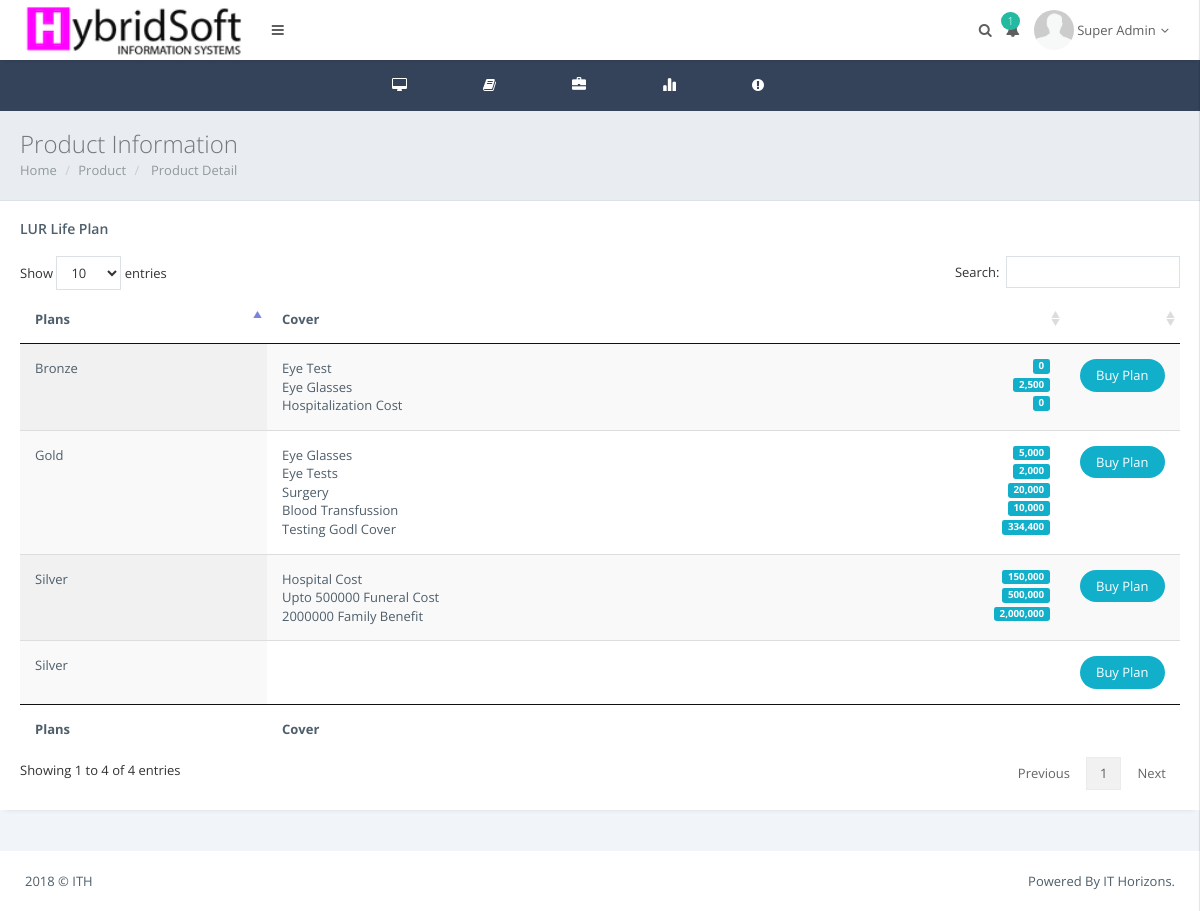
The page /customer/manageProd.php?id=1&prod=1 (signed in) on the database its author committed.
### tables this page shows
CREATE TABLE `users` (
  `user_id` int(10) NOT NULL,
  `username` varchar(50) NOT NULL,
  `rc` varchar(12) NOT NULL,
  `telephone` varchar(12) NOT NULL,
  `email` varchar(50) NOT NULL,
  `address` text NOT NULL,
  `city` varchar(50) NOT NULL,
  `state` varchar(50) NOT NULL,
  `dob` date NOT NULL,
  `lastname` varchar(50) NOT NULL,
  `firstname` varchar(50) NOT NULL,
  `middlename` varchar(50) NOT NULL,
  `password` varchar(255) NOT NULL,
  `role_id` int(11) NOT NULL,
  `nfname` varchar(200) NOT NULL,
  `nlname` varchar(200) NOT NULL,
  `nphone` varchar(200) NOT NULL,
  `nemail` varchar(200) NOT NULL,
  `naddress` text NOT NULL,
  `created` date NOT NULL,
  `createdby` int(11) NOT NULL
);

CREATE TABLE `product_setup` (
  `product_id` int(10) NOT NULL,
  `product_name` varchar(50) NOT NULL,
  `description` text NOT NULL,
  `insurance_id` int(10) NOT NULL,
  `status` enum('Active','Inactive') NOT NULL,
  `start_date` date NOT NULL,
  `end_date` date NOT NULL,
  `sup_doc` varbinary(50) NOT NULL,
  `category` varchar(100) NOT NULL,
  `type` varchar(11) NOT NULL,
  `type_id` int(11) NOT NULL
);

CREATE TABLE `plan_setup` (
  `plan_id` int(10) NOT NULL,
  `name` varchar(100) NOT NULL,
  `premium` int(50) NOT NULL,
  `product_id` int(10) NOT NULL,
  `discounts` int(50) NOT NULL,
  `sum_assured` int(50) NOT NULL,
  `expenses` int(50) NOT NULL,
  `commission` int(11) NOT NULL,
  `created` date NOT NULL
);

CREATE TABLE `cover` (
  `cover_id` int(11) NOT NULL,
  `plan_id` int(11) NOT NULL,
  `product_id` int(11) NOT NULL,
  `cover` varchar(400) NOT NULL,
  `amount` int(11) NOT NULL,
  `created` date NOT NULL
);

### customer/index.php (called while the page is built, shortened)
<?php
include_once "../db.php";
if (isset($_SESSION["id"])){
    $user_id = $_SESSION["id"];
    $userQuery = "SELECT * FROM users WHERE user_id = '$user_id'";
    $result = mysqli_query($con, $userQuery);
    $user = mysqli_fetch_assoc($result);
    $name=$user['firstname']." ".$user['lastname'];
}else{
    header('Location:../index.php');
}
?>

### customer/manageProd.php (the view, shortened to what this page needs)
<!DOCTYPE html>
<html>
    <head>
        <link href="../res/plugins/pace-master/themes/blue/pace-theme-flash.css" rel="stylesheet"/>
        <link href="../res/plugins/uniform/css/uniform.default.min.css" rel="stylesheet"/>
        <link href="../res/plugins/bootstrap/css/bootstrap.min.css" rel="stylesheet" type="text/css"/>
        <link href="../res/plugins/fontawesome/css/font-awesome.css" rel="stylesheet" type="text/css"/>
        <link href="../res/plugins/line-icons/simple-line-icons.css" rel="stylesheet" type="text/css"/>
        <link href="../res/plugins/offcanvasmenueffects/css/menu_cornerbox.css" rel="stylesheet" type="text/css"/>
        <link href="../res/plugins/waves/waves.min.css" rel="stylesheet" type="text/css"/>
        <link href="../res/plugins/switchery/switchery.min.css" rel="stylesheet" type="text/css"/>
        <link href="../res/plugins/3d-bold-navigation/css/style.css" rel="stylesheet" type="text/css"/>
        <link href="../res/plugins/slidepushmenus/css/component.css" rel="stylesheet" type="text/css"/>
        <link href="../res/plugins/datatables/css/jquery.datatables.min.css" rel="stylesheet" type="text/css"/>
        <link href="../res/plugins/datatables/css/jquery.datatables_themeroller.css" rel="stylesheet" type="text/css"/>
        <link href="../res/plugins/x-editable/bootstrap3-editable/css/bootstrap-editable.css" rel="stylesheet" type="text/css">
        <link href="../res/plugins/bootstrap-datepicker/css/datepicker3.css" rel="stylesheet" type="text/css"/>
        <link href="../res/css/modern.css" rel="stylesheet" type="text/css"/>
        <link href="../res/css/themes/white.css" class="theme-color" rel="stylesheet" type="text/css"/>
        <link href="../res/css/custom.css" rel="stylesheet" type="text/css"/>
    </head>
    <?php
    include 'nav.php';
    $prd=$_GET['prod'];
    $pp= $con->query("SELECT insurance_id FROM product_setup WHERE product_id='$prd'  ");
    $rr=$pp->fetch_array();
    $ins=$rr['insurance_id'];
    ?>
<div class="page-inner">
    <div class="page-title">
        <h3>Product Information</h3>
        <div class="page-breadcrumb">
            <ol class="breadcrumb">
                <li><a href="home.php">Home</a></li>
                <li><a href="product.php?id=<?php echo $ins; ?>">Product</a></li>
                <li><a href="#"> Product Detail</a></li>
            </ol>
        </div>
    </div>
    <div class="row">
        <div class="col-md-12">
            <div class="panel panel-white">
                <div class="panel-heading clearfix">
                    <?php
                    $insu=$con->query("SELECT * FROM product_setup WHERE product_id='$prd'  ");
                    $row=$insu->fetch_array();
                    ?>
                    <h2 class="panel-title center"> <?php echo $row['product_name']; ?></h2>
                </div>
                <div class="panel-body">
                   <div class="table-responsive">
                    <table id="example" class="display table" style="width: 100%; cellspacing: 0;">
                        <thead>
                            <tr>
                                <th>Plans</th>
                                <th>Cover</th>
                                <th width="5%"></th>
                            </tr>
                        </thead>
                        <tfoot>
                            <tr>
                                <th>Plans</th>
                                <th>Cover</th>
                                <th></th>
                            </tr>
                        </tfoot>
                        <tbody>
                            <?php
                                $co=$con->query("SELECT * FROM plan_setup WHERE product_id='$prd'");
                                while($rw=$co->fetch_array()){
                                    $plan=$rw['plan_id'];
                                ?>
                            <tr>
                                <td><?php echo $rw['name']; ?></td>
                                <td>
                                    <?php
                                    $cv=$con->query("SELECT * FROM cover WHERE plan_id='$plan'");
                                    while($rx=$cv->fetch_array()){
                                        $cov=$rx['cover'];
                                        $amt= number_format($rx['amount']);
                                        echo"<span class='pull-left'>$cov</span><span class='pull-right label label-info'>$amt</span><br>";
                                    }
                                    ?>
                                </td>
                                <td>
                                    <a class="btn btn-info btn-rounded" href="policy2.php?id=<?php echo $ins; ?>&prd=<?php echo $prd; ?>&pln=<?php echo $plan; ?>">Buy Plan</a>
                                </td>
                            </tr>
                            <?php } ?>
                        </tbody>
                       </table>
                    </div>
                </div>
            </div>
        </div>
    </div>
</div>
                 <div class="page-footer">
                    <p class="no-s">2018 &copy; ITH <span class="pull-right">Powered By IT Horizons.</span></p>
                </div>
        </main>
    </body>
</html>

### customer/nav.php (shortened to what this page needs)
<?php
include_once "index.php";?>
    <body class="page-header-fixed page-horizontal-bar">
        <main class="page-content content-wrap">
            <div class="navbar">
                <div class="navbar-inner">
                    <div class="logo-box" style="background: #fff;">
                        <a href="home.php" class="logo-text">
                            <span>
                                <img src="../assets/images/logo2.png" height="54" alt=""/>
                            </span></a>
                    </div>
                    <div class="topmenu-outer">
                        <div class="top-menu">
                            <ul class="nav navbar-nav navbar-left">
                                <li>
                                    <a href="javascript:void(0);" class="waves-effect waves-button waves-classic sidebar-toggle"><i class="fa fa-bars"></i></a>
                                </li>
                            </ul>
                            <ul class="nav navbar-nav navbar-right">
                                <li>
                                    <a href="javascript:void(0);" class="waves-effect waves-button waves-classic show-search"><i class="fa fa-search"></i></a>
                                </li>
                                <li class="dropdown">
                                    <a href="#" class="dropdown-toggle waves-effect waves-button waves-classic" data-toggle="dropdown"><i class="fa fa-bell"></i><span class="badge badge-success pull-right">1</span></a>
                                </li>
                                <li class="dropdown">
                                    <a href="#" class="dropdown-toggle waves-effect waves-button waves-classic" data-toggle="dropdown">
                                        <img class="img-circle avatar" src="../res/images/avatar1.png" width="40" height="40" alt="">
                                        <span class="user-name"><?php echo $name; ?><i class="fa fa-angle-down"></i></span>
                                    </a>
                                </li>
                                <li>
                                    <a href="javascript:void(0);"  id="showRight"></a>
                                </li>
                            </ul>
                        </div>
                    </div>
                </div>
            </div>
            <div class="horizontal-bar sidebar">
                <div class="page-sidebar-inner slimscroll">
                    <ul class="menu accordion-menu">
                        <li><a href="home.php" class="waves-effect waves-button"><span class="menu-icon fa fa-desktop"></span><p>Dashboard</p></a></li>
                        <li class="droplink"><a href="#" class="waves-effect waves-button"><span class="menu-icon fa fa-book"></span><p>Policy</p><span class="arrow"></span></a>
                        </li>
                        <li class="droplink"><a href="#" class="waves-effect waves-button"><span class="menu-icon glyphicon glyphicon-briefcase"></span><p>Claims</p><span class="arrow"></span></a>
                        </li>
                        <li><a href="report.php" class="waves-effect waves-button"><span class="menu-icon glyphicon glyphicon-stats"></span><p>Reporting</p></a></li>
                        <li class="droplink"><a href="#" class="waves-effect waves-button"><span class="menu-icon fa fa-exclamation-circle"></span><p>Complain</p><span class="arrow"></span></a>
                        </li>
                    </ul>
                </div>
            </div>

### res/css/themes/white.css (style rules this page uses)
.page-content { background: #34425A; }
.navbar .logo-box { background: #fff; }
.navbar .logo-box a { color: #5f5f5f; }
.sidebar { background: #34425A; }
.menu { background: #34425A; }
.menu.accordion-menu a { color: #899dc1; }

### rows shown on the page
users: name "Super Admin"
product_setup: product_name "LUR Life Plan"
plan_setup: name "Gold"
cover: cover "Eye Glasses", amount "5,000"
cover: cover "Eye Tests", amount "2,000"
cover: cover "Surgery", amount "20,000"
cover: cover "Blood Transfussion", amount "10,000"
cover: cover "Testing Godl Cover", amount "334,400"
plan_setup: name "Silver"
cover: cover "Hospital Cost", amount "150,000"
cover: cover "Upto 500000 Funeral Cost", amount "500,000"
cover: cover "2000000 Family Benefit", amount "2,000,000"
plan_setup: name "Bronze"
cover: cover "Eye Test", amount "0"
cover: cover "Eye Glasses", amount "2,500"
cover: cover "Hospitalization Cost", amount "0"
plan_setup: name "Silver"
